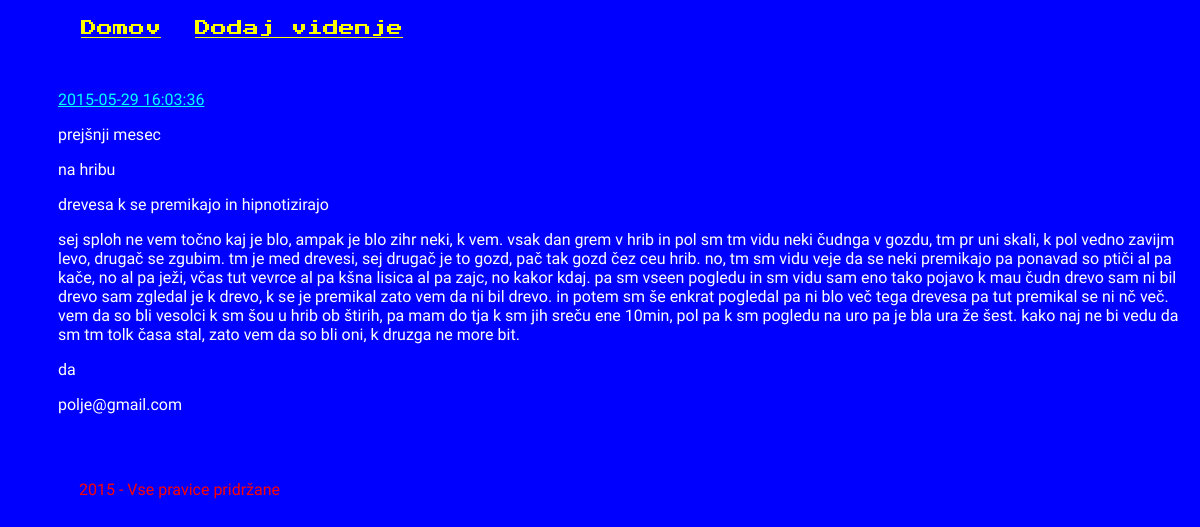
Page /view.php?id=4 on the committed database.
### tables this page shows
CREATE TABLE IF NOT EXISTS `videnja` (
  `id` int(11) NOT NULL AUTO_INCREMENT,
  `datum` timestamp NOT NULL DEFAULT CURRENT_TIMESTAMP,
  `kdaj` varchar(255) NOT NULL,
  `lokacija` varchar(255) NOT NULL,
  `izgled` text NOT NULL,
  `dogajanje` text NOT NULL,
  `ugrabitev` tinyint(1) DEFAULT NULL,
  `kontakt` varchar(255) NOT NULL,
  `ugrabitev_enum` enum('da','ne') DEFAULT 'ne',
  PRIMARY KEY (`id`)
);

### skripte/ez_sql_mysql.php (called while the page is built, shortened)
<?php
	$ezsql_mysql_str = array
	(
		1 => 'Require $dbuser and $dbpassword to connect to a database server',
		2 => 'Error establishing mySQL database connection. Correct user/password? Correct hostname? Database server running?',
		3 => 'Require $dbname to select a database',
		4 => 'mySQL database connection is not active',
		5 => 'Unexpected error while trying to select database'
	);
	class ezSQL_mysql extends ezSQLcore
	{
		function connect($dbuser='', $dbpassword='', $dbhost='localhost')
		{
			global $ezsql_mysql_str; $return_val = false;
			if ( ! $dbuser )
			{
				$this->register_error($ezsql_mysql_str[1].' in '.__FILE__.' on line '.__LINE__);
				$this->show_errors ? trigger_error($ezsql_mysql_str[1],E_USER_WARNING) : null;
			}
			else if ( ! $this->dbh = @mysql_connect($dbhost,$dbuser,$dbpassword,true,131074) )
			{
				$this->register_error($ezsql_mysql_str[2].' in '.__FILE__.' on line '.__LINE__);
				$this->show_errors ? trigger_error($ezsql_mysql_str[2],E_USER_WARNING) : null;
			}
			else
			{
				$return_val = true;
			}
			return $return_val;
		}
		function escape($str)
		{
			return mysql_real_escape_string(stripslashes($str));
		}
		function query($query)
		{
			$return_val = 0;
			$query = trim($query);
			$this->result = @mysql_query($query,$this->dbh);
			if ( preg_match("/^(insert|delete|update|replace|truncate|drop|create|alter|set|lock|unlock)\s+/i",$query) )
			{
				$this->rows_affected = @mysql_affected_rows($this->dbh);
				$return_val = $this->rows_affected;
			}
			else
			{
				$is_insert = false;
				$i=0;
				$num_rows=0;
				while ( $row = @mysql_fetch_object($this->result) )
				{
					$num_rows++;
				}
				$this->num_rows = $num_rows;
				$return_val = $this->num_rows;
			}
			return $return_val;
		}
	}

### skripte/ez_sql_core.php (called while the page is built, shortened)
<?php
	class ezSQLcore
	{
		var $timers           = array();
		function flush()
		{
			$this->last_result = null;
		}
		function get_results($query=null, $output = OBJECT)
		{
			if ( $query )
			{
				$this->query($query);
			}
			if ( $output == OBJECT )
			{
				return $this->last_result;
			}
		}
		function timer_get_cur()
		{
			list($usec, $sec) = explode(" ",microtime());
			return ((float)$usec + (float)$sec);
		}
		function timer_start($timer_name)
		{
			$this->timers[$timer_name] = $this->timer_get_cur();
		}
		function timer_elapsed($timer_name)
		{
			return round($this->timer_get_cur() - $this->timers[$timer_name],2);
		}
	}

### view.php (the view)
<?php
require_once('header.php');
require_once ('skripte/ez_sql_core.php');
require_once ('skripte/ez_sql_mysql.php');
$db = new ezSQL_mysql ('root', '', 'ufo', 'localhost');
$db->query ("SET NAMES UTF8");
$enoVidenje = $db->get_results("SELECT * FROM videnja WHERE id = '" . $db->escape($_GET['id']). "'");
?>
<div class="content blog">
	<?php
		echo "<div class='videnje'>";
			echo "<p class='datum'>" . $enoVidenje[0]->datum . "</p>";
			echo "<p class='kdaj'>" . $enoVidenje[0]->kdaj . "</p>";
			echo "<p class='lokacija'>" . $enoVidenje[0]->lokacija . "</p>";
			echo "<p class='izgled'>" . $enoVidenje[0]->izgled . "</p>";
			echo "<p class='dogajanje'>" . $enoVidenje[0]->dogajanje . "</p>";
			if ($enoVidenje[0]->ugrabitev == 0) {
				echo "<p class='ugrabitev'>ne</p>";
			} else {echo "<p class='ugrabitev'>da</p>";}
			echo "<p class='kontakt'>" . $enoVidenje[0]->kontakt . "</p>";
		echo "</div>";
	?>
</div>
<?php require_once('footer.php'); ?>

### css/stili.css (style rules this page uses)
body { font-family: 'Exo', sans-serif; background-color: blue; overflow: hidden; }
p { color: white; }
.ugrabitev { color: white; }
.datum { color: #00FFFF; text-decoration: underline; }

### rows in the picture
videnja: datum "2015-05-29 16:03:36", kdaj "prejšnji mesec", lokacija "na hribu", izgled "drevesa k se premikajo in hipnotizirajo", dogajanje "sej sploh ne vem točno kaj je blo, ampak je blo zihr neki, k vem. vsak dan grem v hrib in pol sm tm vidu neki čudnga v gozdu, tm pr uni skali, k pol vedno zavijm levo, drugač se zgubim. tm je med drevesi, sej drugač je to gozd, pač tak gozd čez ceu hrib. no, tm sm vidu veje da se neki premikajo pa ponavad so ptiči al pa kače, no al pa ježi, včas tut vevrce al pa kšna lisica al pa zajc, no kakor kdaj. pa sm vseen pogledu in sm vidu sam eno tako pojavo k mau čudn drevo sam ni bil drevo sam zgledal je k drevo, k se je premikal zato vem da ni bil drevo. in potem sm še enkrat pogledal pa ni blo več tega drevesa pa tut premikal se ni nč več. vem da so bli vesolci k sm šou u hrib ob štirih, pa mam…", kontakt "polje@gmail.com"
